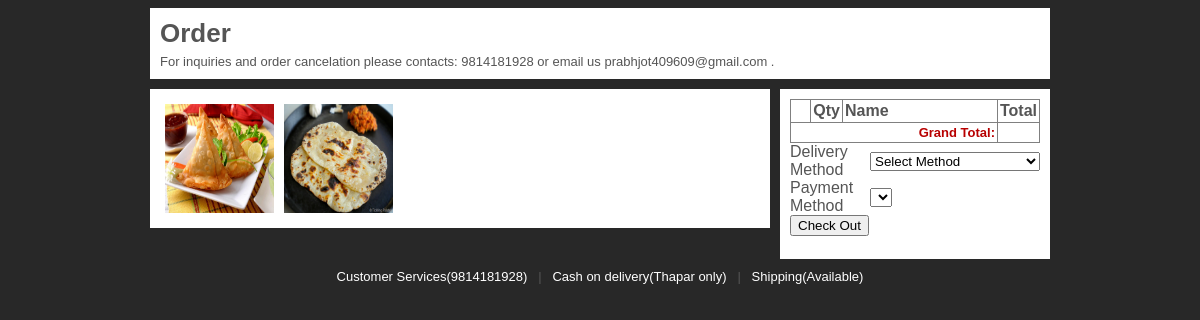
Screenshot of /store/index.php (signed in) with the database file from the repository.
### tables this page shows
CREATE TABLE IF NOT EXISTS `internet_shop` (
  `id` int(6) NOT NULL AUTO_INCREMENT,
  `img` varchar(32) NOT NULL DEFAULT '',
  `name` varchar(64) NOT NULL DEFAULT '',
  `description` text NOT NULL,
  `price` double NOT NULL DEFAULT '0',
  PRIMARY KEY (`id`),
  UNIQUE KEY `img` (`img`)
);

### store/index.php (the view, shortened to what this page needs)
<?php
$transnum=$_SESSION['SESS_MEMBER_ID'];
?>
<html>
<head>
<link rel="stylesheet" href="main.css" type="text/css" media="screen" charset="utf-8">
<link href="src/facebox.css" media="screen" rel="stylesheet" type="text/css" />
</head>
<body>
<div id="wrapper">
	<div id="note">
		<h1 style="margin-top: 0px; margin-bottom: 5px;">Order</h1>
		For inquiries and order cancelation please contacts: 9814181928 or email us prabhjot409609@gmail.com .
	</div>
	<div id="content">
		<div id="productlist">
			<?php
			$result = mysql_query("SELECT * FROM internet_shop");
			while($row=mysql_fetch_assoc($result))
			{
				echo '<a rel="facebox" href="orderpage.php?id='.$row['id'].'&trnasnum='.$transnum.'"><img src="img/products/'.$row['img'].'" alt="'.htmlspecialchars($row['name']).'" width="109" height="109" class="pngfix" /></a>';
			}
			?>
		</div>
		<div class="facebox_hide" id="orderlist">
			<table width="100%" border="1" cellpadding="2" cellspacing="2">
				<tr>
				  <td></td>
				  <td width="25"><div align="center"><strong>Qty</strong></div></td>
				  <td width="150"><div align="left"><strong>Name</strong></div></td>
				  <td width="25"><div align="center"><strong>Total</strong></div></td>
				</tr>
				<tr>
				  <td colspan="3"><div align="right"><span style="color:#B80000; font-size:13px; font-weight:bold; font-family:Arial, Helvetica, sans-serif;">Grand Total: </span></div></td>
				  <td>
				  </td>
				</tr>
			</table>
			<form method="post" action="personalinfo.php" name="form1" onSubmit="return validateForm()">
			<table width="100%" border="0" cellspacing="0" cellpadding="0">
			  <tr>
				<td width="150">Delivery Method</td>
				<td  width="150"><select name="country" onChange="getState(this.value)">
				<option value="0">Select Method</option>
				</select></td>
			  </tr>
			  <tr style="">
				<td>Payment Method</td>
				<td ><div id="statediv"><select name="state" >
					</select></div></td>
			  </tr>
			</table>
			<input type="submit" value="Check Out">
			</form>
		</div>
	</div>
	<div style="text-align:center; margin-top:10px;">
	<a href="#" class="tooltip">
    Customer Services(9814181928)
</a> &nbsp;&nbsp;|&nbsp;&nbsp;
<a href="#" class="tooltip">
    Cash on delivery(Thapar only)
</a> &nbsp;&nbsp;|&nbsp;&nbsp;
<a href="#" class="tooltip">
    Shipping(Available)
</a>
	</div>
</div>
</body>
</html>

### store/main.css (style rules this page uses)
body { background-color: #282828; color: #555555; font-size: 13px; font-family:arial; }
#wrapper { margin:0 auto; width:900px; }
#note { background-color: #fff; padding:10px; margin-bottom:10px; }
#productlist { background-color: #fff; padding:10px; float:left; width:600px; }
#orderlist { background-color: #fff; padding:10px; float:right; width:250px; }
.pngfix { padding:5px; }

### store/src/facebox.css (style rules this page uses)
.facebox_hide { z-index:-100; }

### store/index.php (style rules this page uses)
table { border-collapse: collapse; border-spacing: 0; }
a { color:#fff; text-decoration:none; }
a.tooltip { outline:none; }

### rows the page displays
internet_shop: img (placeholder picture)
internet_shop: img (picture)
